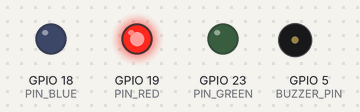
Simulated run of this sketch. Board: ESP32. Parts: output pins drawn as LEDs (lit = HIGH), buzzer (waves = sounding).

Above: at 0.1 s.
At 3.1 s:
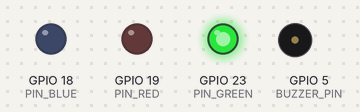
At 6.1 s:
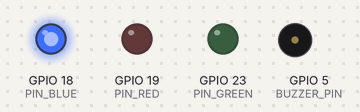
At 36.1 s:
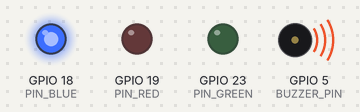
Timing chart, 0 to 40.0 s (numbered marks = the images above):
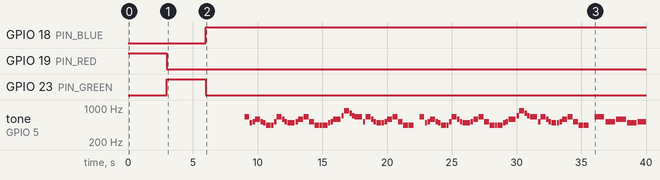

Measured:
- by itself, GPIO 18 (PIN_BLUE): LOW → HIGH at 6.0 s
- by itself, GPIO 19 (PIN_RED): LOW → HIGH at 0.00 s, → LOW 3.0 s later
- by itself, GPIO 23 (PIN_GREEN): LOW → HIGH at 3.0 s, → LOW 3.0 s later
- by itself, tone on GPIO 5 (BUZZER_PIN): plays 659 Hz for 0.37 s, 494 Hz for 0.19 s, 523 Hz for 0.19 s, 587 Hz for 0.37 s, 523 Hz for 0.19 s, 494 Hz for 0.19 s … (85 notes in this stretch)

The sketch:

esp32_test.ino
```cpp
#include "pitches.h"
#define BUZZER_PIN  5

#define PIN_RED    19 // GPIO23
#define PIN_GREEN  23 // GPIO22
#define PIN_BLUE   18 // GPIO21

int melody[] = {

  NOTE_E5, 4,  NOTE_B4,8,  NOTE_C5,8,  NOTE_D5,4,  NOTE_C5,8,  NOTE_B4,8,
  NOTE_A4, 4,  NOTE_A4,8,  NOTE_C5,8,  NOTE_E5,4,  NOTE_D5,8,  NOTE_C5,8,
  NOTE_B4, -4,  NOTE_C5,8,  NOTE_D5,4,  NOTE_E5,4,
  NOTE_C5, 4,  NOTE_A4,4,  NOTE_A4,8,  NOTE_A4,4,  NOTE_B4,8,  NOTE_C5,8,

  NOTE_D5, -4,  NOTE_F5,8,  NOTE_A5,4,  NOTE_G5,8,  NOTE_F5,8,
  NOTE_E5, -4,  NOTE_C5,8,  NOTE_E5,4,  NOTE_D5,8,  NOTE_C5,8,
  NOTE_B4, 4,  NOTE_B4,8,  NOTE_C5,8,  NOTE_D5,4,  NOTE_E5,4,
  NOTE_C5, 4,  NOTE_A4,4,  NOTE_A4,4, REST, 4,

  NOTE_E5, 4,  NOTE_B4,8,  NOTE_C5,8,  NOTE_D5,4,  NOTE_C5,8,  NOTE_B4,8,
  NOTE_A4, 4,  NOTE_A4,8,  NOTE_C5,8,  NOTE_E5,4,  NOTE_D5,8,  NOTE_C5,8,
  NOTE_B4, -4,  NOTE_C5,8,  NOTE_D5,4,  NOTE_E5,4,
  NOTE_C5, 4,  NOTE_A4,4,  NOTE_A4,8,  NOTE_A4,4,  NOTE_B4,8,  NOTE_C5,8,

  NOTE_D5, -4,  NOTE_F5,8,  NOTE_A5,4,  NOTE_G5,8,  NOTE_F5,8,
  NOTE_E5, -4,  NOTE_C5,8,  NOTE_E5,4,  NOTE_D5,8,  NOTE_C5,8,
  NOTE_B4, 4,  NOTE_B4,8,  NOTE_C5,8,  NOTE_D5,4,  NOTE_E5,4,
  NOTE_C5, 4,  NOTE_A4,4,  NOTE_A4,4, REST, 4,


  NOTE_E5,2,  NOTE_C5,2,
  NOTE_D5,2,   NOTE_B4,2,
  NOTE_C5,2,   NOTE_A4,2,
  NOTE_GS4,2,  NOTE_B4,4,  REST,8,
  NOTE_E5,2,   NOTE_C5,2,
  NOTE_D5,2,   NOTE_B4,2,
  NOTE_C5,4,   NOTE_E5,4,  NOTE_A5,2,
  NOTE_GS5,2,
};

int noteDurations[] = {
  4, 8, 8, 4, 4, 4, 4, 4
};

void setup() {
  Serial.begin(9600);
  pinMode(PIN_RED,   OUTPUT);
  pinMode(PIN_GREEN, OUTPUT);
  pinMode(PIN_BLUE,  OUTPUT);
}

int notes = sizeof(melody) / sizeof(melody[0]) / 2;

int tempo = 144;

// this calculates the duration of a whole note in ms
int wholenote = (60000 * 4) / tempo;

int divider = 0, noteDuration = 0;

void loop() {
  // color code #00C9CC (R = 0,   G = 201, B = 204)
  setColor(255, 0, 0);

  delay(3000); // keep the color 1 second

  // color code #F7788A (R = 247, G = 120, B = 138)
  setColor(0, 255, 0);

  delay(3000); // keep the color 1 second

  // color code #34A853 (R = 52,  G = 168, B = 83)
  setColor(0, 0, 255);

  delay(3000); // keep the color 1 second

  for (int thisNote = 0; thisNote < notes * 2; thisNote = thisNote + 2) {

    // calculates the duration of each note
    divider = melody[thisNote + 1];
    if (divider > 0) {
      // regular note, just proceed
      noteDuration = (wholenote) / divider;
    } else if (divider < 0) {
      // dotted notes are represented with negative durations!!
      noteDuration = (wholenote) / abs(divider);
      noteDuration *= 1.5; // increases the duration in half for dotted notes
    }

    // we only play the note for 90% of the duration, leaving 10% as a pause
    tone(BUZZER_PIN, melody[thisNote], noteDuration*0.9);

    // Wait for the specief duration before playing the next note.
    delay(noteDuration);

    // stop the waveform generation before the next note.
    noTone(BUZZER_PIN);
  }

  // for (int thisNote = 0; thisNote < sizeof(melody); thisNote++) {
  //   int noteDuration = 1000; // noteDurations[thisNote];
  //   tone(BUZZER_PIN, melody[thisNote], noteDuration);

  //   int pauseBetweenNotes = noteDuration * 1.30;
  //   delay(pauseBetweenNotes);
  //   noTone(BUZZER_PIN);
  // }
}

void setColor(int R, int G, int B) {
  analogWrite(PIN_RED,   R);
  analogWrite(PIN_GREEN, G);
  analogWrite(PIN_BLUE,  B);
}
```

pitches.h
```cpp
/*************************************************
 * Public Constants
 *************************************************/

#define NOTE_B0  31
#define NOTE_C1  33
#define NOTE_CS1 35
#define NOTE_D1  37
#define NOTE_DS1 39
#define NOTE_E1  41
#define NOTE_F1  44
#define NOTE_FS1 46
#define NOTE_G1  49
#define NOTE_GS1 52
#define NOTE_A1  55
#define NOTE_AS1 58
#define NOTE_B1  62
#define NOTE_C2  65
#define NOTE_CS2 69
#define NOTE_D2  73
#define NOTE_DS2 78
#define NOTE_E2  82
#define NOTE_F2  87
#define NOTE_FS2 93
#define NOTE_G2  98
#define NOTE_GS2 104
#define NOTE_A2  110
#define NOTE_AS2 117
#define NOTE_B2  123
#define NOTE_C3  131
#define NOTE_CS3 139
#define NOTE_D3  147
#define NOTE_DS3 156
#define NOTE_E3  165
#define NOTE_F3  175
#define NOTE_FS3 185
#define NOTE_G3  196
#define NOTE_GS3 208
#define NOTE_A3  220
#define NOTE_AS3 233
#define NOTE_B3  247
#define NOTE_C4  262
#define NOTE_CS4 277
#define NOTE_D4  294
#define NOTE_DS4 311
#define NOTE_E4  330
#define NOTE_F4  349
#define NOTE_FS4 370
#define NOTE_G4  392
#define NOTE_GS4 415
#define NOTE_A4  440
#define NOTE_AS4 466
#define NOTE_B4  494
#define NOTE_C5  523
#define NOTE_CS5 554
#define NOTE_D5  587
#define NOTE_DS5 622
#define NOTE_E5  659
#define NOTE_F5  698
#define NOTE_FS5 740
#define NOTE_G5  784
#define NOTE_GS5 831
#define NOTE_A5  880
#define NOTE_AS5 932
#define NOTE_B5  988
#define NOTE_C6  1047
#define NOTE_CS6 1109
#define NOTE_D6  1175
#define NOTE_DS6 1245
#define NOTE_E6  1319
#define NOTE_F6  1397
#define NOTE_FS6 1480
#define NOTE_G6  1568
#define NOTE_GS6 1661
#define NOTE_A6  1760
#define NOTE_AS6 1865
#define NOTE_B6  1976
#define NOTE_C7  2093
#define NOTE_CS7 2217
#define NOTE_D7  2349
#define NOTE_DS7 2489
#define NOTE_E7  2637
#define NOTE_F7  2794
#define NOTE_FS7 2960
#define NOTE_G7  3136
#define NOTE_GS7 3322
#define NOTE_A7  3520
#define NOTE_AS7 3729
#define NOTE_B7  3951
#define NOTE_C8  4186
#define NOTE_CS8 4435
#define NOTE_D8  4699
#define NOTE_DS8 4978
#define REST 0
```
